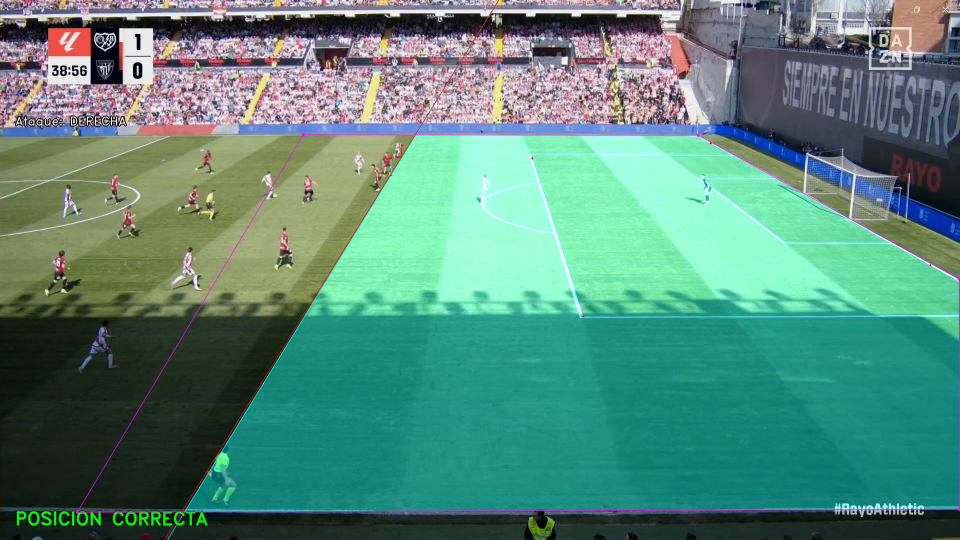
#> input picture HCP9F-8XAAAlUeB_VAR_1.jpg, 1919 x 1079 px (shown at 1/2 size); its folder holds only this picture in this run
$ python Var.py
#> lines starting #> are read from the running program, lines starting #| are printed output that depends on the picture; after the words box and inside, x2 and y2 are one past the last pixel; in counts of white or black regions, pixels touching at a corner belong together
import cv2
import numpy as np
import tkinter as tk
from tkinter import filedialog
import sys
import os

# --- COLORES LALIGA (Formato BGR) ---
LALIGA_ROJO    = (68, 75, 255)    # Rojo Coral (Offside, Textos)
LALIGA_AZUL    = (255, 0, 0)      # Azul puro (Línea último defensor)
LALIGA_SEC     = (255, 100, 50)   # Azul secundario (Sombra, defensores extra)
LALIGA_VERDE   = (0, 220, 0)      # Verde libre de marca
LALIGA_BLANCO  = (255, 255, 255)
LALIGA_NEGRO   = (0, 0, 0)
LALIGA_MAGENTA = (255, 0, 255)

# --- VARIABLES GLOBALES - MODO MULTIJUGADOR + CM ---
fase = 0  # 0: Fuga/Area, 1: Defensas, 2: Ataque, 3: Limites
pts_fuga = []
pts_def = []
pts_att = []
pts_lim = []

punto_fuga = None
matriz_homografia = None
imagen_original = None
imagen_base_dibujada = None

# Estados de la App
ataca_derecha = True
mostrar_lineas_fuga = True
modo_calibracion = "GRANDE" # Puede ser "GRANDE" o "PEQUEÑA"
mouse_x, mouse_y = 0, 0

def seleccionar_imagen():
    root = tk.Tk()
    root.withdraw()
    file_path = filedialog.askopenfilename(
        title="VAR 3.0 (Multijugador + CM) - Selecciona la captura",
        filetypes=[
            ("Imágenes", "*.jpg;*.jpeg;*.png;*.bmp;*.webp"),
            ("Todos los archivos", "*.*")
        ]
    )
#> the answer given: HCP9F-8XAAAlUeB_VAR_1.jpg
#> further down, imagen_original is the input picture: shape (1079, 1919, 3); mean B, G, R 122.4, 137.5, 87.2
    root.destroy()
    if not file_path: sys.exit()
    return file_path

# [98 lines left out: functions calcular_homografia_y_fuga, calcular_distancia_cm, crear_linea_infinita, x_en_fondo, obtener_punto_mas_adelantado, dibujar_linea_infinita and 1 more, not called in this run]

def actualizar_dibujos():
    global imagen_base_dibujada, punto_fuga, matriz_homografia
    imagen_base_dibujada = imagen_original.copy()
    punto_fuga = None
    matriz_homografia = None
    h_img = imagen_base_dibujada.shape[0]
#> h_img = 1079

    dir_texto = "DERECHA" if ataca_derecha else "IZQUIERDA"
    calib_texto = "AREA GRANDE" if modo_calibracion == "GRANDE" else "AREA PEQUENA"
    textos_fase = {
        0: "Fase 1: Calibrar Area (4 clics en U)",
        1: "Fase 2: Defensores (ESPACIO al terminar)",
        2: "Fase 3: Atacantes (ESPACIO al terminar)",
        3: "Fase 4: Limites del Campo (Sombra)"
    }

    if mostrar_lineas_fuga:
        cv2.putText(imagen_base_dibujada, f"Ataque: {dir_texto}", (30, 250), cv2.FONT_HERSHEY_DUPLEX, 0.8, LALIGA_NEGRO, 3, cv2.LINE_AA)
        cv2.putText(imagen_base_dibujada, f"Ataque: {dir_texto}", (30, 250), cv2.FONT_HERSHEY_DUPLEX, 0.8, LALIGA_BLANCO, 1, cv2.LINE_AA)
        cv2.putText(imagen_base_dibujada, f"Ref: {calib_texto}", (30, 290), cv2.FONT_HERSHEY_DUPLEX, 0.8, LALIGA_NEGRO, 3, cv2.LINE_AA)
        cv2.putText(imagen_base_dibujada, f"Ref: {calib_texto}", (30, 290), cv2.FONT_HERSHEY_DUPLEX, 0.8, LALIGA_BLANCO, 1, cv2.LINE_AA)
        cv2.putText(imagen_base_dibujada, textos_fase[fase], (30, 330), cv2.FONT_HERSHEY_DUPLEX, 0.7, LALIGA_NEGRO, 3, cv2.LINE_AA)
        cv2.putText(imagen_base_dibujada, textos_fase[fase], (30, 330), cv2.FONT_HERSHEY_DUPLEX, 0.7, LALIGA_ROJO, 1, cv2.LINE_AA)
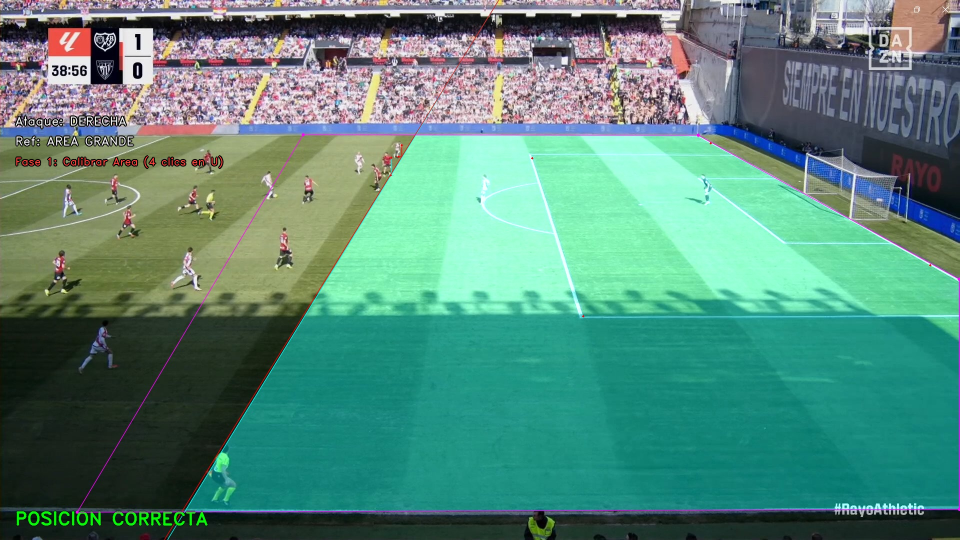
#> imagen_base_dibujada: shape (1079, 1919, 3) (shown at 1/2 size); mean B, G, R 122.2, 137.2, 87

    # 1. CALIBRACIÓN
    if len(pts_fuga) >= 4:
        matriz_homografia, punto_fuga = calcular_homografia_y_fuga(pts_fuga[0:4], modo_calibracion)

    if mostrar_lineas_fuga and len(pts_fuga) >= 4:
        for i in range(4):
            cv2.line(imagen_base_dibujada, pts_fuga[i], pts_fuga[(i+1)%4], LALIGA_BLANCO, 1, cv2.LINE_AA)

    mejor_def_proyectado = None
    mejor_x_fondo = None

    # 2. EVALUAR DEFENSORES Y ENCONTRAR AL ÚLTIMO
    if punto_fuga is not None and len(pts_def) >= 2:
        for i in range(0, len(pts_def) - 1, 2):
            hombro = pts_def[i]
            pie = pts_def[i+1]
            p_proyectado, xf = obtener_punto_mas_adelantado(hombro, pie, punto_fuga, h_img, ataca_derecha)

            if mejor_x_fondo is None:
                mejor_x_fondo = xf
                mejor_def_proyectado = p_proyectado
            else:
                if ataca_derecha and xf > mejor_x_fondo:
                    mejor_x_fondo = xf
                    mejor_def_proyectado = p_proyectado
                elif not ataca_derecha and xf < mejor_x_fondo:
                    mejor_x_fondo = xf
                    mejor_def_proyectado = p_proyectado

        for i in range(0, len(pts_def) - 1, 2):
            hombro = pts_def[i]
            pie = pts_def[i+1]
            p_proyectado, _ = obtener_punto_mas_adelantado(hombro, pie, punto_fuga, h_img, ataca_derecha)

            cv2.line(imagen_base_dibujada, hombro, p_proyectado, LALIGA_AZUL, 1, cv2.LINE_AA)
            cv2.line(imagen_base_dibujada, (pie[0]-5, pie[1]), (pie[0]+5, pie[1]), LALIGA_AZUL, 1)

            if p_proyectado == mejor_def_proyectado:
                # Solo dibujamos la sombra cyan si ya hemos pasado a la Fase 3 (Límites)
                if fase >= 3:
                    imagen_base_dibujada = sombrear_zona_fuera_juego(imagen_base_dibujada, punto_fuga, p_proyectado, ataca_derecha, LALIGA_SEC, pts_lim)
                # La línea amarilla gruesa sí la dejamos siempre visible para guiarte
                imagen_base_dibujada = dibujar_linea_infinita(imagen_base_dibujada, punto_fuga, p_proyectado, LALIGA_AZUL, 2)
            elif mostrar_lineas_fuga:
                imagen_base_dibujada = dibujar_linea_infinita(imagen_base_dibujada, punto_fuga, p_proyectado, LALIGA_SEC, 1)

    # 3. EVALUAR ATACANTES Y VEREDICTO (CM)
    atacantes_fuera_juego = 0
    if punto_fuga is not None and mejor_def_proyectado is not None and matriz_homografia is not None and len(pts_att) >= 2:
        for i in range(0, len(pts_att) - 1, 2):
            hombro = pts_att[i]
            pie = pts_att[i+1]
            p_proyectado, _ = obtener_punto_mas_adelantado(hombro, pie, punto_fuga, h_img, ataca_derecha)

            dist_cm = calcular_distancia_cm(mejor_def_proyectado, p_proyectado, matriz_homografia, ataca_derecha)

            if dist_cm > 0:
                atacantes_fuera_juego += 1
                color = LALIGA_ROJO # Rojo
            else:
                color = LALIGA_VERDE # Verde

            cv2.line(imagen_base_dibujada, hombro, p_proyectado, color, 1, cv2.LINE_AA)
            cv2.line(imagen_base_dibujada, (pie[0]-5, pie[1]), (pie[0]+5, pie[1]), color, 1)

            imagen_base_dibujada = dibujar_linea_infinita(imagen_base_dibujada, punto_fuga, p_proyectado, color, 2)

            # Etiqueta individual sobre la cabeza del jugador
            texto_cm = f"{abs(dist_cm):.1f} cm"
            cv2.putText(imagen_base_dibujada, texto_cm, (hombro[0] + 10, hombro[1] - 10), cv2.FONT_HERSHEY_DUPLEX, 0.6, LALIGA_NEGRO, 2, cv2.LINE_AA)
            cv2.putText(imagen_base_dibujada, texto_cm, (hombro[0] + 10, hombro[1] - 10), cv2.FONT_HERSHEY_DUPLEX, 0.6, color, 1, cv2.LINE_AA)

        # Veredicto global
        if atacantes_fuera_juego > 0:
            texto_veredicto = "FUERA DE JUEGO"
            color_texto = LALIGA_ROJO
        else:
            texto_veredicto = "POSICION CORRECTA"
            color_texto = LALIGA_VERDE

        cv2.putText(imagen_base_dibujada, texto_veredicto, (30, h_img - 30), cv2.FONT_HERSHEY_DUPLEX, 1.2, LALIGA_NEGRO, 4, cv2.LINE_AA)
        cv2.putText(imagen_base_dibujada, texto_veredicto, (30, h_img - 30), cv2.FONT_HERSHEY_DUPLEX, 1.2, color_texto, 2, cv2.LINE_AA)

    # 4. LÍMITES Y PUNTOS RESIDUALES
    if mostrar_lineas_fuga:
        for i in range(len(pts_lim)):
            cv2.circle(imagen_base_dibujada, pts_lim[i], 3, LALIGA_MAGENTA, -1)
            if i > 0:
                cv2.line(imagen_base_dibujada, pts_lim[i-1], pts_lim[i], LALIGA_MAGENTA, 1, cv2.LINE_AA)
        if len(pts_lim) >= 3:
             cv2.line(imagen_base_dibujada, pts_lim[-1], pts_lim[0], LALIGA_MAGENTA, 1, cv2.LINE_AA)

    if mostrar_lineas_fuga:
        for p in pts_fuga: cv2.circle(imagen_base_dibujada, p, 2, LALIGA_BLANCO, -1)
        if len(pts_def) % 2 != 0: cv2.circle(imagen_base_dibujada, pts_def[-1], 2, LALIGA_AZUL, -1)
        if len(pts_att) % 2 != 0: cv2.circle(imagen_base_dibujada, pts_att[-1], 2, LALIGA_ROJO, -1)

def actualizar_interfaz():
    if imagen_base_dibujada is None: return
    imagen_mostrar = imagen_base_dibujada.copy()
    h, w = imagen_mostrar.shape[:2]
#> h = 1079; w = 1919

    r = 30
    img_acolchada = cv2.copyMakeBorder(imagen_base_dibujada, r, r, r, r, cv2.BORDER_CONSTANT, value=[0,0,0])
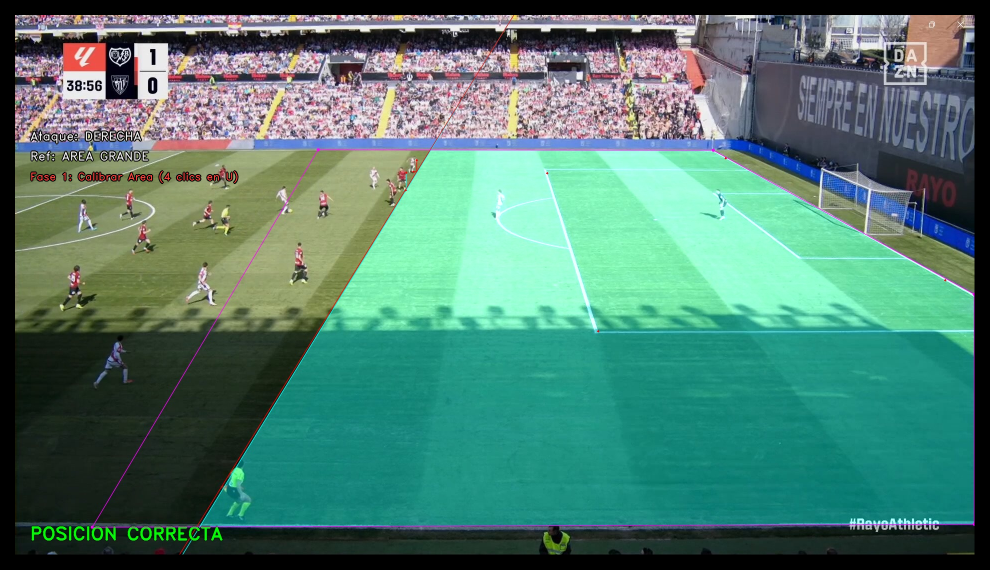
#> img_acolchada: shape (1139, 1979, 3) (shown at 1/2 size); mean B, G, R 112.3, 126, 79.9
    y_p, x_p = mouse_y + r, mouse_x + r
    recorte = img_acolchada[y_p-r : y_p+r, x_p-r : x_p+r].copy()
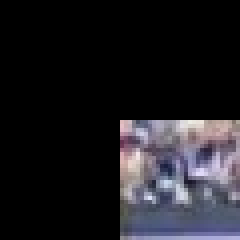
#> recorte: shape (60, 60, 3) (shown 4 times larger); mean B, G, R 34.4, 29.6, 30.7

    if recorte.shape[0] > 0 and recorte.shape[1] > 0:
        zoom_size = 240
        lupa = cv2.resize(recorte, (zoom_size, zoom_size), interpolation=cv2.INTER_CUBIC)
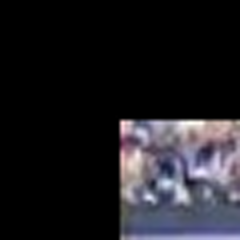
#> lupa: shape (240, 240, 3); mean B, G, R 34.6, 29.7, 30.9

        centro = zoom_size // 2
        cv2.line(lupa, (centro, centro - 20), (centro, centro + 20), LALIGA_BLANCO, 1, cv2.LINE_AA)
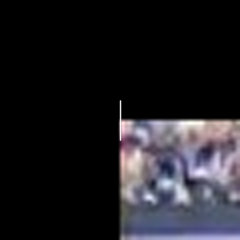
#> lupa: shape (240, 240, 3); 0.22% of pixels changed, all inside (x1, y1, x2, y2) = (119, 100, 122, 142)
        cv2.line(lupa, (centro - 20, centro), (centro + 20, centro), LALIGA_BLANCO, 1, cv2.LINE_AA)
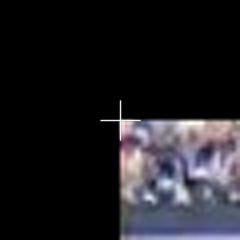
#> lupa: shape (240, 240, 3); 0.22% of pixels changed, all inside (x1, y1, x2, y2) = (100, 119, 142, 122)
        cv2.circle(lupa, (centro, centro), 2, LALIGA_ROJO, -1)
#> lupa: shape (240, 240, 3); 0.02% of pixels changed, all inside (x1, y1, x2, y2) = (118, 118, 123, 123)

        if w > zoom_size + 40 and h > zoom_size + 40:
            x_ini, y_ini = 20, 20
            if mouse_x < zoom_size + 60 and mouse_y < zoom_size + 60:
                x_ini = w - zoom_size - 20
#> x_ini = 1659

            imagen_mostrar[y_ini:y_ini+zoom_size, x_ini:x_ini+zoom_size] = lupa
            cv2.rectangle(imagen_mostrar, (x_ini, y_ini), (x_ini+zoom_size, y_ini+zoom_size), LALIGA_AZUL, 3)
            cv2.rectangle(imagen_mostrar, (x_ini-1, y_ini-1), (x_ini+zoom_size+1, y_ini+zoom_size+1), LALIGA_NEGRO, 1)
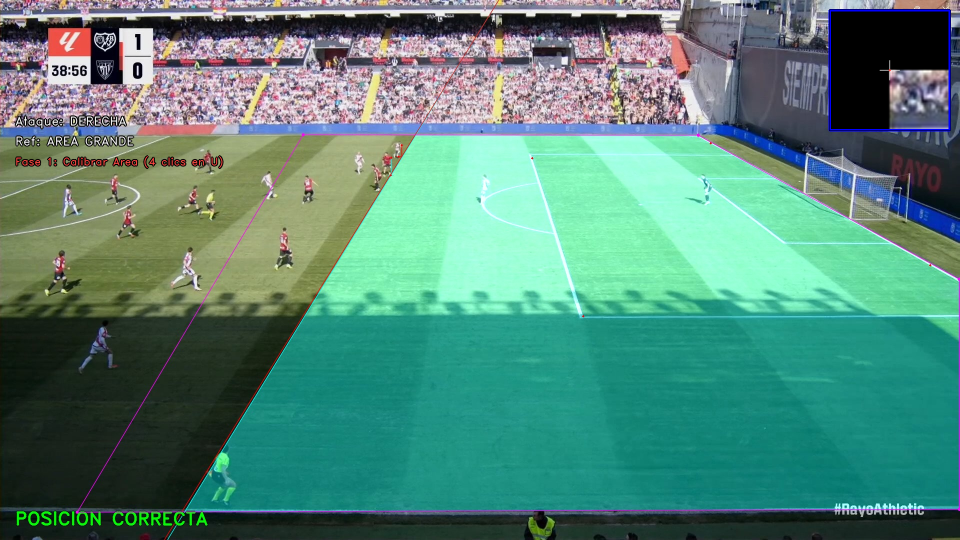
#> imagen_mostrar: shape (1079, 1919, 3) (shown at 1/2 size); mean B, G, R 120.1, 134.8, 84.7

    cv2.imshow('VAR Nivel Dios', imagen_mostrar)

# [13 lines left out: function registrar_clic, not called in this run]

# --- INICIO ---
ruta_imagen = seleccionar_imagen()
imagen_original = cv2.imread(ruta_imagen)

if imagen_original is None:
    print("¡ERROR! No se pudo leer la imagen.")
else:
    actualizar_dibujos()
    cv2.namedWindow('VAR Nivel Dios', cv2.WINDOW_NORMAL)
    actualizar_interfaz()
    cv2.setWindowProperty('VAR Nivel Dios', cv2.WND_PROP_FULLSCREEN, cv2.WINDOW_FULLSCREEN)
    cv2.setMouseCallback('VAR Nivel Dios', registrar_clic)

    print("\n--- INSTRUCCIONES VAR 3.0 (MULTIJUGADOR + MEDICIÓN) ---")
    print("FASE 1: Calibrar Área (4 clics en U).")
    print("FASE 2: Haz clic (Hombro-Pie) en TODOS los defensores que quieras.")
    print("        -> El programa elegirá automáticamente al último defensor.")
    print("        -> Pulsa ESPACIO para terminar.")
    print("FASE 3: Haz clic (Hombro-Pie) en TODOS los atacantes.")
    print("        -> Verás en CM si están en Offside(Rojo) o Correctos(Verde).")
    print("        -> Pulsa ESPACIO para terminar.")
    print("FASE 4: Marca los límites del campo (sombra cyan).")
    print("-----------------------------------------------------------\n")

    while True:
        tecla = cv2.waitKey(1) & 0xFF
#> (key Esc is pressed here)
        if tecla == 27: break # ESC
        elif tecla == ord(' '):
            if fase == 1 and len(pts_def) >= 2 and len(pts_def) % 2 == 0:
                fase = 2
            elif fase == 2 and len(pts_att) >= 2 and len(pts_att) % 2 == 0:
                fase = 3
            actualizar_dibujos()
            actualizar_interfaz()
        elif tecla in [ord('z'), ord('Z')]:
            if fase == 3:
                if len(pts_lim) > 0: pts_lim.pop()
                else: fase = 2
            elif fase == 2:
                if len(pts_att) > 0: pts_att.pop()
                else: fase = 1
            elif fase == 1:
                if len(pts_def) > 0: pts_def.pop()
                else: fase = 0
            elif fase == 0:
                if len(pts_fuga) > 0: pts_fuga.pop()
            actualizar_dibujos()
            actualizar_interfaz()
        elif tecla in [ord('c'), ord('C')]:
            modo_calibracion = "PEQUEÑA" if modo_calibracion == "GRANDE" else "GRANDE"
            actualizar_dibujos()
            actualizar_interfaz()
        elif tecla in [ord('i'), ord('I')]:
            ataca_derecha = False
            actualizar_dibujos()
            actualizar_interfaz()
        elif tecla in [ord('d'), ord('D')]:
            ataca_derecha = True
            actualizar_dibujos()
            actualizar_interfaz()
        elif tecla in [ord('l'), ord('L')]:
            mostrar_lineas_fuga = not mostrar_lineas_fuga
            actualizar_dibujos()
            actualizar_interfaz()
        elif tecla in [ord('g'), ord('G')]:
            if imagen_base_dibujada is not None:
                nombre_base = os.path.splitext(os.path.basename(ruta_imagen))[0]
                contador = 1
                nombre_archivo = f"{nombre_base}_VAR_{contador}.jpg"
                while os.path.exists(nombre_archivo):
                    contador += 1
                    nombre_archivo = f"{nombre_base}_VAR_{contador}.jpg"
                cv2.imwrite(nombre_archivo, imagen_base_dibujada)
                print(f"¡Guardado: {nombre_archivo}!")

    cv2.destroyAllWindows()

$ run again, on HCQuk0VWsAA-5Fu_VAR_3.jpg
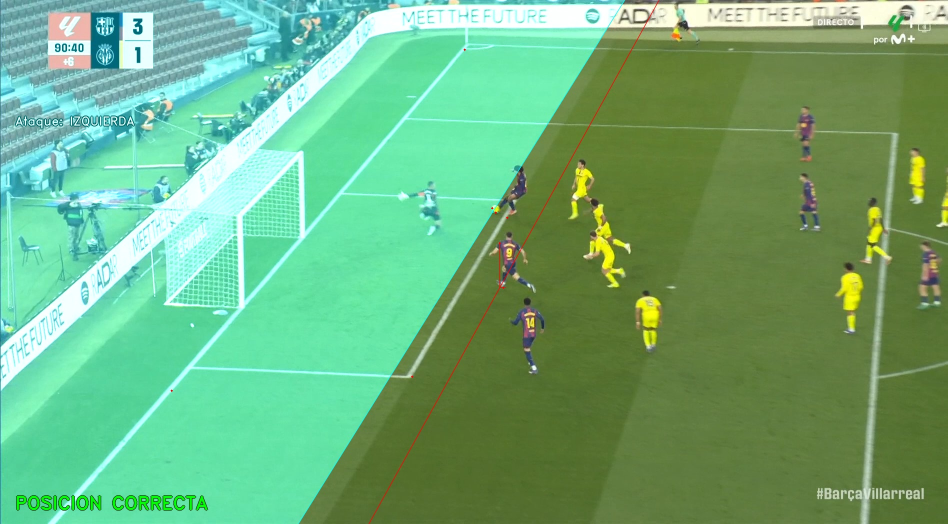
#> input picture HCQuk0VWsAA-5Fu_VAR_3.jpg, 1895 x 1048 px (shown at 1/2 size)
#> imagen_original is the input picture: shape (1048, 1895, 3); mean B, G, R 123, 174.6, 110.9
#> in actualizar_interfaz, `cv2.line(lupa, (centro - 20, centro), (centro + 20, centro), LALIGA_BL..`:
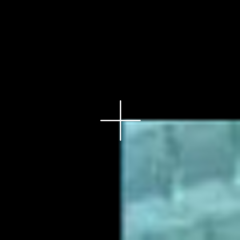
#> lupa: shape (240, 240, 3); mean B, G, R 43.2, 42, 28.2
#> in actualizar_interfaz, `cv2.rectangle(imagen_mostrar, (x_ini-1, y_ini-1), (x_ini+zoom_size+1, ..`:
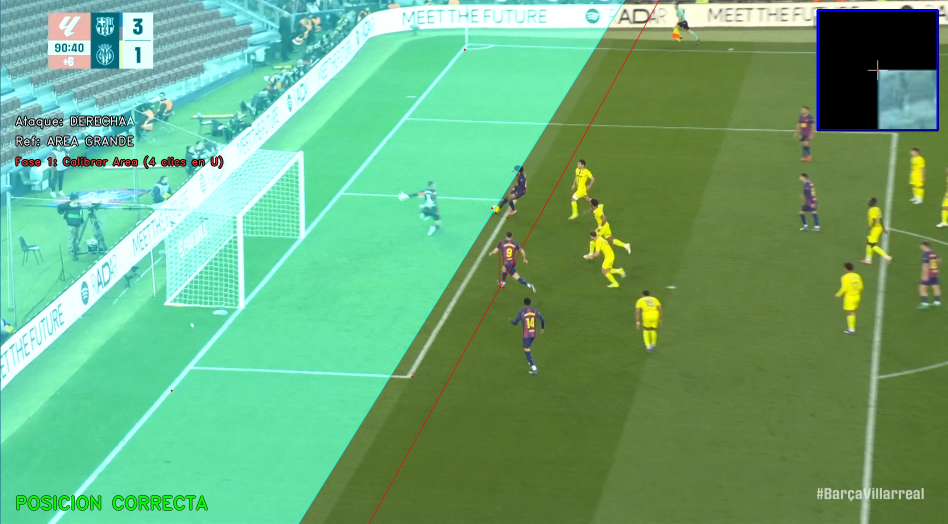
#> imagen_mostrar: shape (1048, 1895, 3) (shown at 1/2 size); mean B, G, R 121.3, 170.6, 107.8
